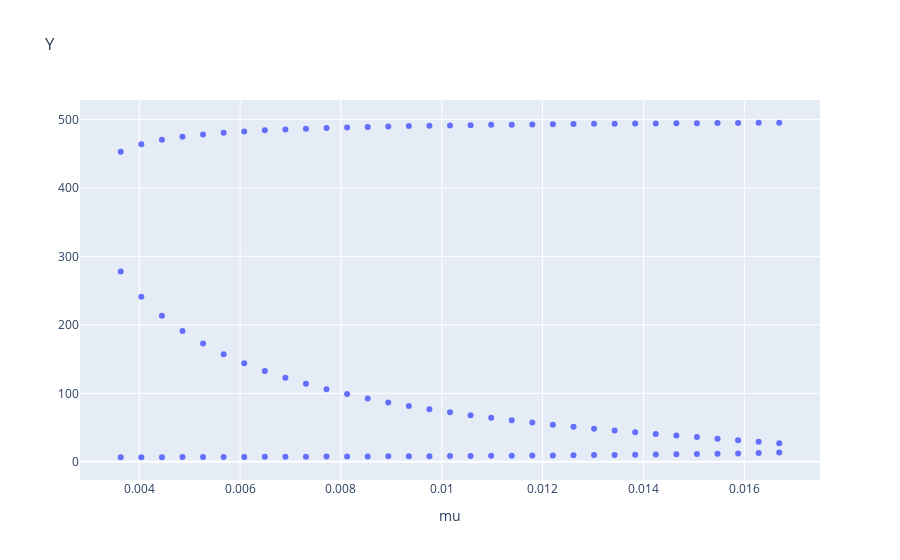

The notebook cell saved with this chart:
### Code cell
xs=[]
ys=[]
mus_bif = []
for cur_mu, sols in list(filtered_solutions_by_mu.items()):
    for x,y in sols:
        if y!=0:# (σ/δ, 0) - решение, не зависящее от mu
            mus_bif.append(cur_mu)
            xs.append(float(x.as_real_imag()[0]))
            ys.append(float(y.as_real_imag()[0]))
            
fig = go.Figure()
fig.add_trace(go.Scatter(x=mus_bif, y=ys, mode='markers', name = "x_im_parts"))
# fig.add_trace(go.Scatter(x=mus_for_im, y=y_im_parts, mode='markers', name = "y_im_parts"))
fig.update_layout(title="Y")
fig.update_layout(xaxis={"title": "mu"})
